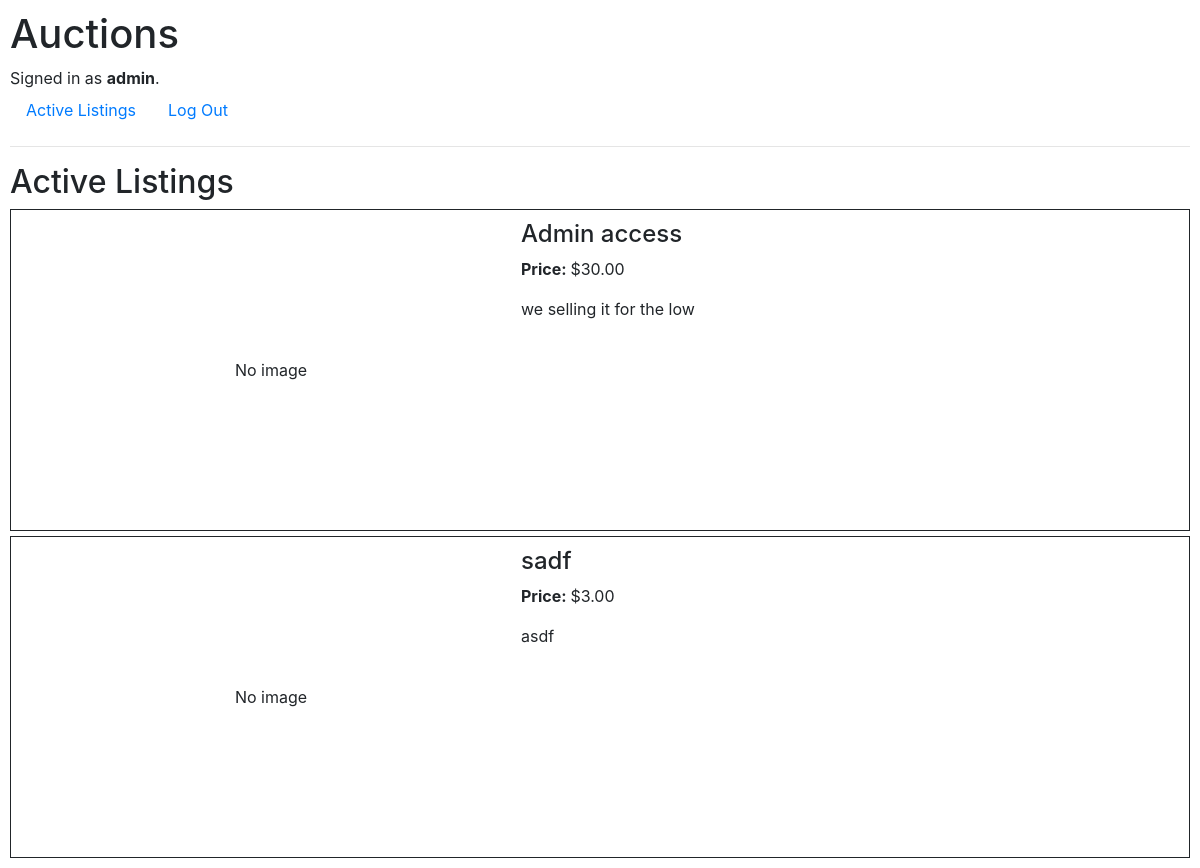
The page / (signed in) on the database its author committed.
### auctions/models.py (models this page shows)
class User(AbstractUser):
    id = models.AutoField(primary_key=True)

class Listing(models.Model):
    id = models.AutoField(primary_key=True)
    timestamp = models.DateTimeField(auto_now_add=True) # Holds the timestamp for the listing's creation
    title = models.CharField(max_length=64)
    description = models.CharField(max_length=256)
    price = models.DecimalField(decimal_places=2, max_digits=10, validators=[validate_price])
    image_url = models.URLField(blank=True)
    CATEGORIES = [
        ('TOY', 'Toys'),
        ('ELC', 'Electronics'),
        ('HOM', 'Home'),
        ('TOO', 'Tools'),
    ]
    category = models.CharField(max_length=3, choices=CATEGORIES, blank=True)
    owner = models.ForeignKey(User, on_delete=models.CASCADE)
    is_active = models.BooleanField(default=True, auto_created=True)

### auctions/views.py (the view)
# urls.py: path("", views.index, name="index"),
def index(request):
    active_listings = Listing.objects.filter(is_active=True)
    return render(request, "auctions/index.html", {
        'active_listings': active_listings
    })

### auctions/templates/auctions/index.html
{% extends "auctions/layout.html" %}
{% block body %}
<h2>Active Listings</h2>
{% for listing in active_listings %}
<div class="listing-container">
    <div class="hstack">
        <div class="listing-image-container">
        {% if listing.image_url%}
            <img class="listing-image" src="{{ listing.image_url }}">
        {% else %}
            <div class="no-image center">
                No image
            </div>
        {% endif %}
        </div>
        <div class="vstack">
            <h4>{{ listing.title }}</h4>
            <p><strong>Price: </strong>${{ listing.price }}</p>
            {% if listing.description %}
            <p>{{ listing.description }}</p>
            {% endif %}
        </div>
    </div>
</div>
{% endfor %}
{% endblock %}

### auctions/templates/auctions/layout.html (shortened to what this page needs)
{% load static %}
<!DOCTYPE html>
<html lang="en">
    <head>
        <link rel="stylesheet" href="https://stackpath.bootstrapcdn.com/bootstrap/4.4.1/css/bootstrap.min.css">
        <link href="{% static 'auctions/styles.css' %}" rel="stylesheet">
    </head>
    <body>
        <h1>Auctions</h1>
        <div>
            {% if user.is_authenticated %}
                Signed in as <strong>{{ user.username }}</strong>.
            {% else %}
                Not signed in.
            {% endif %}
        </div>
        <ul class="nav">
            <li class="nav-item">
                <a class="nav-link" href="{% url 'index' %}">Active Listings</a>
            </li>
            {% if user.is_authenticated %}
                <li class="nav-item">
                    <a class="nav-link" href="{% url 'logout' %}">Log Out</a>
                </li>
            {% endif %}
        </ul>
        <hr>
        {% block body %}
        {% endblock %}
    </body>
</html>

### auctions/static/auctions/styles.css (style rules this page uses)
body { padding: 10px; }
.hstack { display: flex; flex-direction: row; flex-wrap: nowrap; }
.listing-container { border: solid; border-width: 1px; border-color: var(--bs-secondary); margin-top: 5px; padding: 10px }
.listing-image-container { width: 500px; height: 300px; position: relative; }
.no-image { margin: auto; }
.center { margin: 0; position: absolute; top: 50%; left: 50%; -ms-transform: translate(-50%, -50%); transform: translate(-50%, -50%); }

### rows shown on the page
User: username "admin"
Listing: image_url "No image", title "Admin access", price "30.00", description "we selling it for the low"
Listing: image_url "No image", title "sadf", price "3.00", description "asdf"
